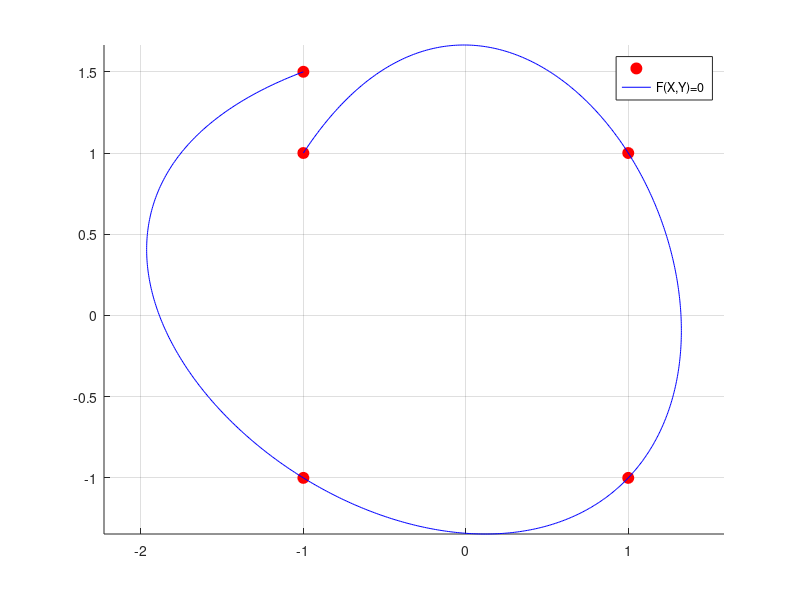
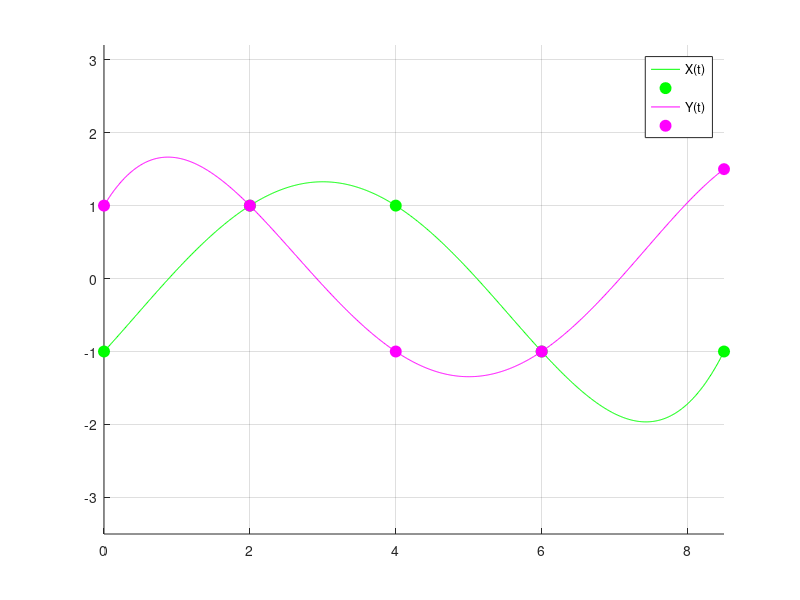

MATLAB code to generate these figures, in order:
% Lagranzo_interpoliavimas_parametrinis 

function pagrindine
clc,close all
X=[-1  1  1  -1 -1 ]
Y=[ 1  1 -1  -1  1.5 ]
n=length(X)

if 1   % parametru reiksmes yra atstumai tarp interpoliavimo tasku
    t(1)=0; for i=2:n, t(i)=t(i-1)+norm([X(i) Y(i)]-[X(i-1) Y(i-1)]); end
else
    t=[ 0  1  2   3   4 ]
%     t=[ 0  1  2   3  40 ]     % parametru reiksmes priskiriamos laisvai  
end
t

ttt=0:0.01:t(end);

figure(1), hold on, grid on, axis equal
plot(X,Y,'ro','MarkerFaceColor','r','MarkerSize',8)

FX=0;FY=0;
for j=1:n
    L=Lagranzo_polinomas(t,n,j,ttt)
    FX=FX+L*X(j);
    FY=FY+L*Y(j);
end
plot(FX,FY,'b-')
legend({'','F(X,Y)=0'})
figure(2), hold on, grid on, axis equal
plot(ttt,FX,'g-'),plot(t,X,'go','MarkerFaceColor','g','MarkerSize',8)
plot(ttt,FY,'m-'),plot(t,Y,'mo','MarkerFaceColor','m','MarkerSize',8)
legend({'X(t)','','Y(t)',''})
return
end

function L=Lagranzo_polinomas(X,n,j,x)
    L=1;
    for k=1:n, if k ~= j, L=L.*(x-X(k))/(X(j)-X(k)); end, end
return
end